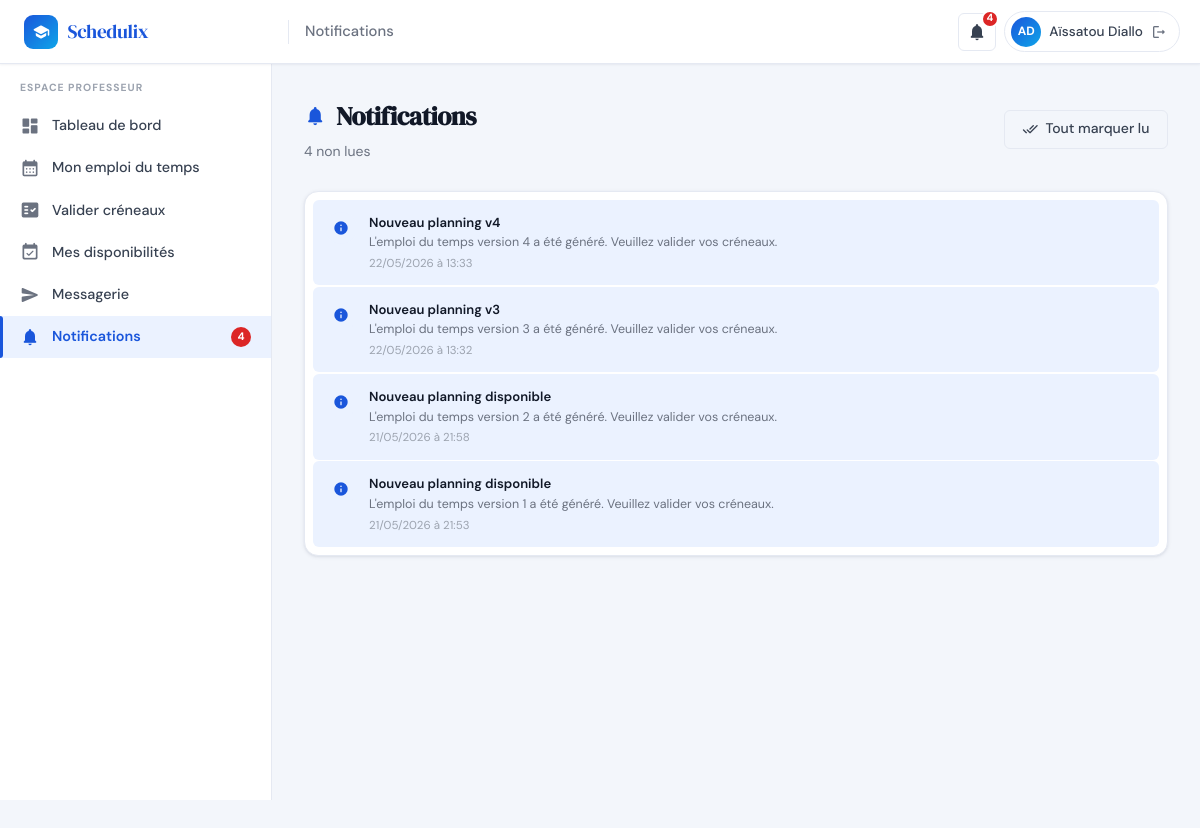
The page /professeur/notifications.php (signed in) on the database as committed earlier.
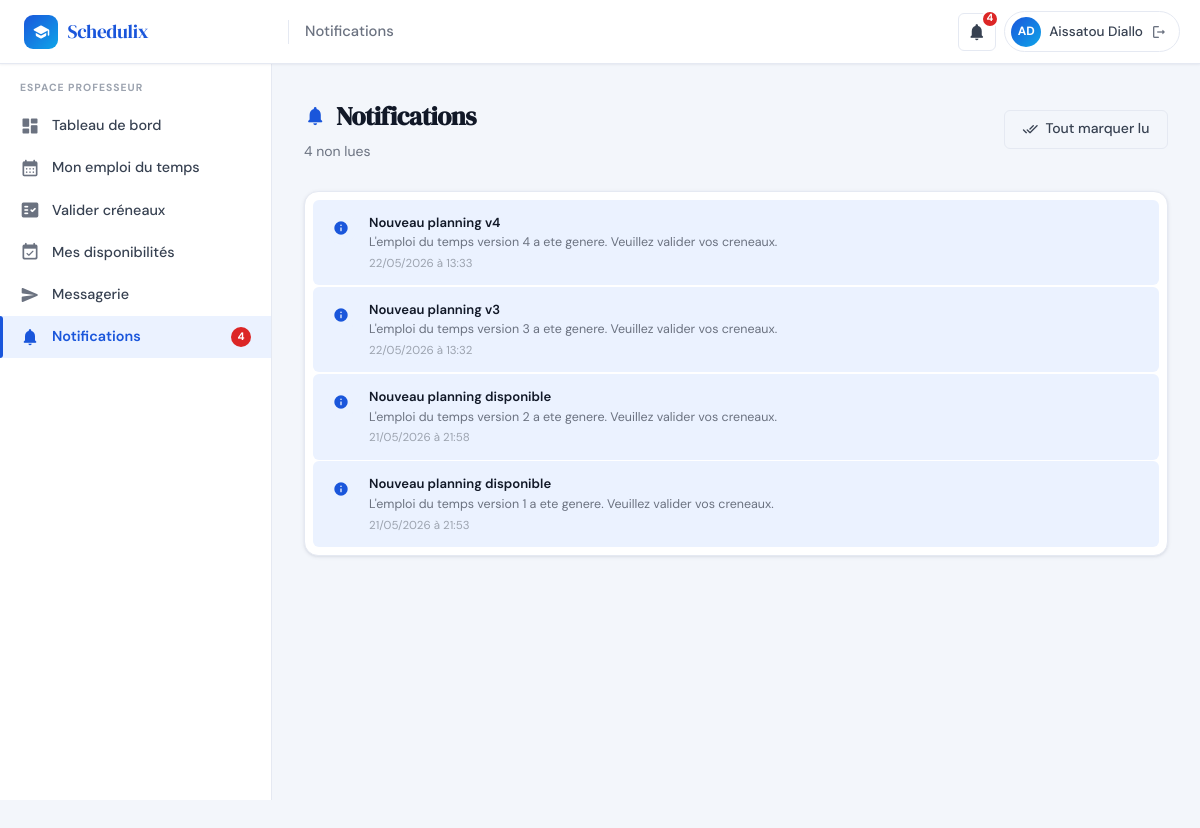
The same page on the database as committed later.
### tables this page shows
CREATE TABLE IF NOT EXISTS `utilisateurs` (
  `id`            INT(11)      NOT NULL AUTO_INCREMENT,
  `nom`           VARCHAR(100) NOT NULL,
  `prenom`        VARCHAR(100) NOT NULL,
  `email`         VARCHAR(191) NOT NULL,
  `mot_de_passe`  VARCHAR(255) NOT NULL,
  `role`          ENUM('admin','professeur','eleve') NOT NULL DEFAULT 'eleve',
  `statut`        ENUM('actif','inactif')             NOT NULL DEFAULT 'actif',
  `id_classe`     INT(11)      DEFAULT NULL,
  `date_creation` TIMESTAMP    NOT NULL DEFAULT CURRENT_TIMESTAMP,
  PRIMARY KEY (`id`),
  UNIQUE KEY `uq_email` (`email`),
  KEY `id_classe` (`id_classe`),
  CONSTRAINT `utilisateurs_ibfk_1`
    FOREIGN KEY (`id_classe`) REFERENCES `classes` (`id`) ON DELETE SET NULL
);

CREATE TABLE IF NOT EXISTS `notifications` (
  `id`              INT(11)      NOT NULL AUTO_INCREMENT,
  `id_utilisateur`  INT(11)      NOT NULL,
  `titre`           VARCHAR(191) NOT NULL,
  `message`         TEXT         NOT NULL,
  `type`            ENUM('info','success','warning','danger') NOT NULL DEFAULT 'info',
  `est_lu`          TINYINT(1)   NOT NULL DEFAULT 0,
  `date_envoi`      TIMESTAMP    NOT NULL DEFAULT CURRENT_TIMESTAMP,
  PRIMARY KEY (`id`),
  KEY `id_utilisateur` (`id_utilisateur`),
  CONSTRAINT `notifications_ibfk_1`
    FOREIGN KEY (`id_utilisateur`) REFERENCES `utilisateurs` (`id`) ON DELETE CASCADE
);

### includes/auth.php (called while the page is built, shortened)
<?php
function isLoggedIn(): bool {
    return !empty($_SESSION['user_id']);
}
function getCurrentUser(): ?array {
    static $user = null;
    if ($user === null) {
        $stmt = getDB()->prepare('SELECT * FROM utilisateurs WHERE id=? AND statut="actif" LIMIT 1');
        $stmt->execute([$_SESSION['user_id']]);
        $user = $stmt->fetch() ?: null;
    }
    return $user;
}
function getUserInitials(array $user): string {
    return strtoupper(substr($user['prenom'], 0, 1) . substr($user['nom'], 0, 1));
}

### includes/db.php (called while the page is built, shortened)
<?php
function getDB(): PDO {
    static $pdo = null;
    if ($pdo === null) {
        $dsn = 'mysql:host=' . DB_HOST . ';dbname=' . DB_NAME . ';charset=' . DB_CHARSET;
        $options = [
            PDO::ATTR_ERRMODE            => PDO::ERRMODE_EXCEPTION,
            PDO::ATTR_DEFAULT_FETCH_MODE => PDO::FETCH_ASSOC,
            PDO::ATTR_EMULATE_PREPARES   => false,
        ];
        try {
            $pdo = new PDO($dsn, DB_USER, DB_PASS, $options);
        } catch (PDOException $e) {
            http_response_code(500);
            $msg = (getenv('APP_ENV') === 'production')
                ? 'Service temporairement indisponible.'
                : 'Connexion BDD impossible : ' . $e->getMessage();
            die(json_encode(['error' => $msg]));
        }
    }
    return $pdo;
}

### includes/functions.php (called while the page is built, shortened)
<?php
require_once __DIR__ . '/db.php';
function h(string $str): string {
    return htmlspecialchars($str, ENT_QUOTES, 'UTF-8');
}

### professeur/notifications.php (the view, shortened to what the changed rows need)
<?php
require_once __DIR__ . '/../includes/db.php';
require_once __DIR__ . '/../includes/auth.php';
require_once __DIR__ . '/../includes/functions.php';
$currentUser = getCurrentUser();
$pdo = getDB();
$stmt = $pdo->prepare('SELECT * FROM notifications WHERE id_utilisateur=? ORDER BY date_envoi DESC LIMIT 50');
$stmt->execute([$currentUser['id']]);
$notifs  = $stmt->fetchAll();
include __DIR__ . '/../includes/header.php';
?>
<div class="main-content">
  <div class="page-header">
    <div class="page-header-left">
      <h1 class="page-title"><span class="material-icons-round">notifications</span> Notifications</h1>
    </div>
  </div>
  <div class="card">
    <?php if (empty($notifs)): ?>
    <div class="card-body"><div class="empty-state">
      <div class="empty-state-icon"><span class="material-icons-round">notifications_none</span></div>
      <h3>Aucune notification</h3>
    </div></div>
    <?php else: ?>
    <div class="notif-list" style="padding:.5rem">
      <?php foreach ($notifs as $n):
        $icon = $n['type']==='success'?'check_circle':($n['type']==='warning'?'warning':'info');
      ?>
      <div class="notif-item<?= $n['est_lu']?'':' unread' ?>" style="border-radius:var(--radius-sm)">
        <div class="notif-icon <?= h($n['type']) ?>"><span class="material-icons-round"><?= $icon ?></span></div>
        <div class="notif-body" style="overflow:visible;white-space:normal">
          <div class="notif-title"><?= h($n['titre']) ?></div>
          <div class="notif-msg" style="white-space:normal;overflow:visible"><?= h($n['message']) ?></div>
          <div class="notif-date"><?= date('d/m/Y à H:i', strtotime($n['date_envoi'])) ?></div>
        </div>
      </div>
      <?php endforeach; ?>
    </div>
    <?php endif; ?>
  </div>
</div>
</body></html>

### includes/header.php (shortened to what the changed rows need)
<?php
require_once __DIR__ . '/functions.php';
require_once __DIR__ . '/auth.php';
$currentUser = getCurrentUser();
$initials    = $currentUser ? getUserInitials($currentUser) : '?';
$userName    = $currentUser ? ($currentUser['prenom'] . ' ' . $currentUser['nom']) : '';
?>
<!DOCTYPE html>
<html lang="fr">
<head>
  <link rel="stylesheet" href="<?= APP_URL ?>/assets/css/main.css">
</head>
<body>
<header class="topbar">
  <div class="topbar-actions">
    <div class="user-chip" onclick="window.location='<?= APP_URL ?>/logout.php'">
      <div class="user-avatar"><?= h($initials) ?></div>
      <span class="user-name"><?= h($userName) ?></span>
      <span class="material-icons-round" style="font-size:16px;color:var(--text-muted)">logout</span>
    </div>
  </div>
</header>

Rows that differ between the two databases and show on the page:
changed utilisateurs "AD": userName "Aïssatou Diallo" → "Aissatou Diallo"
changed notifications "Nouveau planning v4": message "L'emploi du temps version 4 a été généré. Veuillez valider vos créneaux." → "L'emploi du temps version 4 a ete genere. Veuillez valider vos creneaux."
changed notifications "Nouveau planning v3": message "L'emploi du temps version 3 a été généré. Veuillez valider vos créneaux." → "L'emploi du temps version 3 a ete genere. Veuillez valider vos creneaux."
changed notifications: message "L'emploi du temps version 2 a été généré. Veuillez valider vos créneaux." → "L'emploi du temps version 2 a ete genere. Veuillez valider vos creneaux."
changed notifications: message "L'emploi du temps version 1 a été généré. Veuillez valider vos créneaux." → "L'emploi du temps version 1 a ete genere. Veuillez valider vos creneaux."
